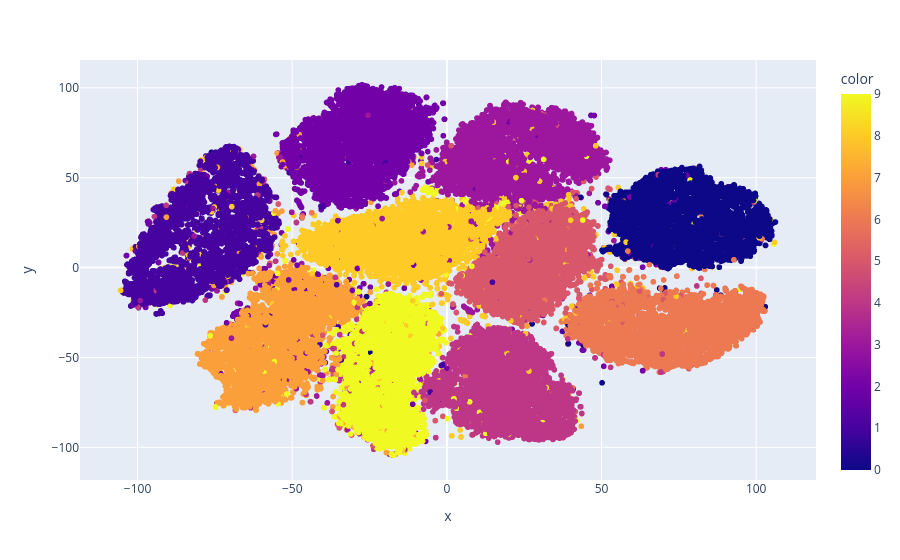

The notebook cell saved with this chart:
### Code cell
# Plot the result
# plt.figure(figsize=(12, 8))
scatter = px.scatter(x=X_tsne[:, 0], y=X_tsne[:, 1], color=y_subset.astype(int))
# plt.legend(*scatter.legend_elements(), title="Digits")
# plt.title('t-SNE of MNIST')
# plt.show()
scatter

### Figure 1 — Plotly figure (JSON) as saved in the notebook; plotly's stock layout.template omitted (floating-point values rounded to 4 significant figures; data arrays with more than 128 entries replaced by an {"elided": "..."} marker saying what was removed)
{"data": [{"hovertemplate": "x=%{x}<br>y=%{y}<br>color=%{marker.color}<extra></extra>", "legendgroup": "", "marker": {"color": {"elided": "70000 int values"}, "coloraxis": "coloraxis", "symbol": "circle"}, "mode": "markers", "name": "", "showlegend": false, "type": "scattergl", "x": {"elided": "70000 float values"}, "xaxis": "x", "y": {"elided": "70000 float values"}, "yaxis": "y"}], "layout": {"coloraxis": {"colorbar": {"title": {"text": "color"}}, "colorscale": [[0, "#0d0887"], [0.1111, "#46039f"], [0.2222, "#7201a8"], [0.3333, "#9c179e"], [0.4444, "#bd3786"], [0.5556, "#d8576b"], [0.6667, "#ed7953"], [0.7778, "#fb9f3a"], [0.8889, "#fdca26"], [1, "#f0f921"]]}, "legend": {"tracegroupgap": 0}, "margin": {"t": 60}, "xaxis": {"anchor": "y", "domain": [0, 1], "title": {"text": "x"}}, "yaxis": {"anchor": "x", "domain": [0, 1], "title": {"text": "y"}}}}
